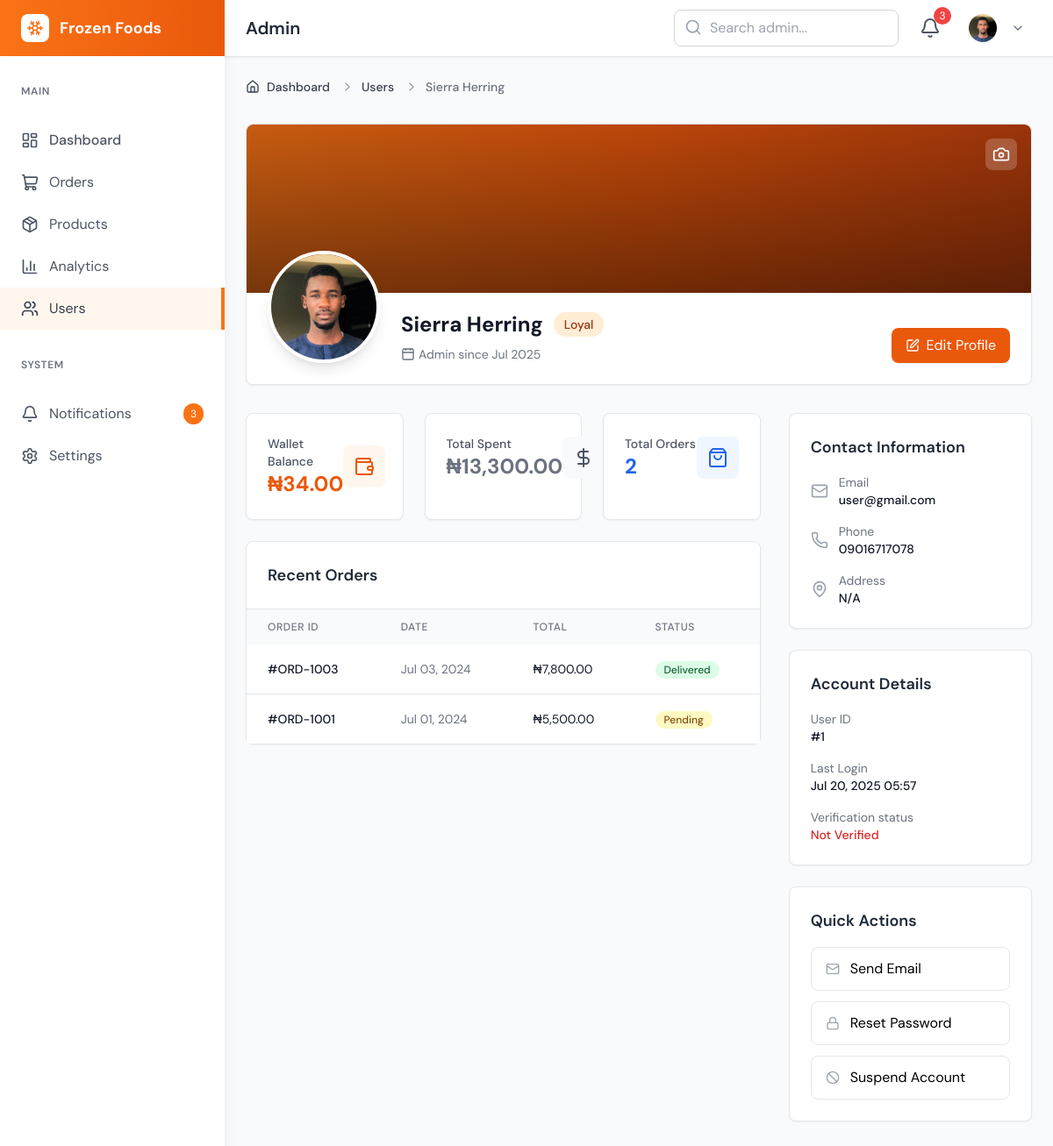
Screenshot of /admin/view-user.php?id=1 with the database file from the repository.
### tables this page shows
CREATE TABLE `users` (
  `id` bigint(20) UNSIGNED NOT NULL,
  `email` varchar(255) NOT NULL,
  `phone` varchar(20) NOT NULL,
  `first_name` varchar(100) NOT NULL,
  `last_name` varchar(100) NOT NULL,
  `avatar` varchar(255) NOT NULL DEFAULT 'default.png',
  `password_hash` varchar(255) NOT NULL,
  `address` varchar(255) DEFAULT NULL,
  `role` enum('loyal','regular') NOT NULL,
  `status` enum('Active','Inactive','Suspended','Pending') NOT NULL DEFAULT 'Active',
  `verified` enum('verified','unverified') NOT NULL DEFAULT 'unverified',
  `created_at` timestamp NOT NULL DEFAULT current_timestamp(),
  `updated_at` timestamp NOT NULL DEFAULT current_timestamp(),
  `last_login` timestamp NOT NULL DEFAULT current_timestamp()
);

CREATE TABLE `wallets` (
  `id` int(11) NOT NULL,
  `user_id` int(11) NOT NULL,
  `balance` decimal(10,2) NOT NULL,
  `email` varchar(255) NOT NULL,
  `phone` varchar(11) NOT NULL,
  `created_at` timestamp NOT NULL DEFAULT current_timestamp(),
  `updated_at` timestamp NOT NULL DEFAULT current_timestamp()
);

CREATE TABLE `orders` (
  `id` bigint(20) UNSIGNED NOT NULL,
  `product_id` int(11) NOT NULL,
  `order_number` varchar(50) DEFAULT NULL,
  `user_id` int(11) NOT NULL,
  `delivery_fee` decimal(10,2) DEFAULT 0.00,
  `total_amount` decimal(10,2) NOT NULL,
  `status` enum('processing','pending','delivered','cancelled') DEFAULT NULL,
  `created_at` timestamp NOT NULL DEFAULT current_timestamp(),
  `updated_at` timestamp NOT NULL DEFAULT current_timestamp()
);

### admin/view-user.php (the view, shortened to what the rows shown need)
<?php
require __DIR__ . '/../config/database.php';
require __DIR__ . '/util/utilities.php';
require __DIR__ . '/partials/headers.php';
$user_id = isset($_GET['id']) ? (int)$_GET['id'] : 0;
$user = getUserById($pdo, $user_id);
$userOrders = getUserOrders($pdo, $user_id, 5);
$userWallet = getUserWallet($pdo, $user_id);
$orders = $userOrders['orders'];
?>
<body class="bg-gray-50 font-sans">
    <div class="main-content lg:ml-64">
        <?php require __DIR__ . '/partials/top-navbar.php'; ?>
        <main class="p-6">
            <div class="mb-8">
                <nav class="flex" aria-label="Breadcrumb">
                    <ol class="inline-flex items-center space-x-1 md:space-x-3">
                        <li aria-current="page">
                            <div class="flex items-center">
                                <i data-lucide="chevron-right" class="w-4 h-4 text-gray-400"></i>
                                <span class="ml-1 text-sm font-medium text-gray-500 md:ml-2"><?= htmlspecialchars($user['first_name'] . ' ' . $user['last_name']) ?></span>
                            </div>
                        </li>
                    </ol>
                </nav>
            </div>
            <div class="bg-white rounded-lg shadow-sm border border-gray-200 mb-8">
                <div class="relative">
                    <div class="relative px-6 py-4 pb-6">
                        <div class="flex flex-col sm:flex-row sm:items-end sm:space-x-6">
                            <div class="relative -mt-16 mb-4 sm:mb-0">
                                <img src="../assets/uploads/<?= htmlspecialchars($user['avatar']) ?>"
                                    alt="<?= htmlspecialchars($user['first_name'] . ' ' . $user['last_name']) ?>"
                                    class="w-32 h-32 rounded-full border-4 border-white shadow-lg object-cover">
                            </div>
                            <div class="flex-1">
                                <div class="flex items-center space-x-3 mb-2">
                                    <h1 class="text-2xl font-bold text-gray-900" id="fullName">
                                        <?= htmlspecialchars($user['first_name'] . ' ' . $user['last_name']) ?>
                                    </h1>
                                    <span class="bg-orange-100 text-orange-800 px-3 py-1 rounded-full text-sm font-medium">
                                        <?= htmlspecialchars(ucwords($user['role'])) ?>
                                    </span>
                                </div>
                                <div class="flex flex-wrap items-center gap-4 text-sm text-gray-500">
                                    <div class="flex items-center">
                                        <i data-lucide="calendar" class="w-4 h-4 mr-1"></i>
                                        Admin since <?= date('M Y', strtotime($user['created_at'])) ?>
                                    </div>
                                </div>
                            </div>
                        </div>
                    </div>
                </div>
            </div>
            <div class="grid grid-cols-1 lg:grid-cols-3 gap-8 mb-8">
                <div class="lg:col-span-2 space-y-6">
                    <div class="grid grid-cols-1 md:grid-cols-3 gap-6">
                        <div class="bg-white rounded-lg shadow-sm p-6 border border-gray-200">
                            <div class="flex items-center justify-between">
                                <div>
                                    <p class="text-sm font-medium text-gray-600">Wallet Balance</p>
                                    <p class="text-2xl font-bold text-orange-600">₦<?= number_format((float)$userWallet['balance'], 2) ?></p>
                                </div>
                            </div>
                        </div>
                    </div>
                    <div class="bg-white rounded-lg shadow-sm border border-gray-200">
                        <div class="overflow-x-auto">
                            <table class="w-full">
                                <thead class="bg-gray-50">
                                    <tr>
                                        <th class="px-6 py-3 text-left text-xs font-medium text-gray-500 uppercase tracking-wider">Order ID</th>
                                        <th class="px-6 py-3 text-left text-xs font-medium text-gray-500 uppercase tracking-wider">Date</th>
                                        <th class="px-6 py-3 text-left text-xs font-medium text-gray-500 uppercase tracking-wider">Total</th>
                                        <th class="px-6 py-3 text-left text-xs font-medium text-gray-500 uppercase tracking-wider">Status</th>
                                    </tr>
                                </thead>
                                <tbody class="bg-white divide-y divide-gray-200">
                                    <?php if (empty($userOrders)): ?>
                                        <tr>
                                            <td colspan="4" class="px-6 py-8 text-center text-gray-500">
                                                <i data-lucide="shopping-bag" class="w-12 h-12 mx-auto mb-4 text-gray-300"></i>
                                                <p>No orders found</p>
                                            </td>
                                        </tr>
                                    <?php else: ?>
                                        <?php foreach ($orders as $order): ?>
                                            <tr class="hover:bg-gray-50">
                                                <td class="px-6 py-4 whitespace-nowrap text-sm font-medium text-gray-900">
                                                    #<?= htmlspecialchars($order['order_number']) ?>
                                                </td>
                                                <td class="px-6 py-4 whitespace-nowrap text-sm text-gray-500">
                                                    <?= date('M d, Y', strtotime($order['created_at'])) ?>
                                                </td>
                                                <td class="px-6 py-4 whitespace-nowrap text-sm text-gray-900">
                                                    ₦<?= number_format((float)$order['total_amount'], 2) ?>
                                                </td>
                                                <td class="px-6 py-4 whitespace-nowrap">
                                                    <span class="inline-flex items-center px-2.5 py-0.5 rounded-full text-xs font-medium
                                                        <?php
                                                        switch ($order['status']) {
                                                            case 'delivered':
                                                                echo 'bg-green-100 text-green-800';
                                                                break;
                                                            case 'pending':
                                                                echo 'bg-yellow-100 text-yellow-800';
                                                                break;
                                                        }
                                                        ?>">
                                                        <?= htmlspecialchars(ucfirst($order['status'])) ?>
                                                    </span>
                                                </td>
                                            </tr>
                                        <?php endforeach; ?>
                                    <?php endif; ?>
                                </tbody>
                            </table>
                        </div>
                    </div>
                </div>
                <div class="space-y-6">
                    <div class="bg-white rounded-lg shadow-sm border border-gray-200 p-6">
                        <div class="space-y-4">
                            <div class="flex items-center">
                                <div>
                                    <p class="text-sm text-gray-500">Email</p>
                                    <p class="text-sm font-medium text-gray-900"><?= htmlspecialchars($user['email']) ?></p>
                                </div>
                            </div>
                            <div class="flex items-center">
                                <div>
                                    <p class="text-sm text-gray-500">Phone</p>
                                    <p class="text-sm font-medium text-gray-900"><?= htmlspecialchars($user['phone'] ?? 'Not provided') ?></p>
                                </div>
                            </div>
                            <div class="flex items-center">
                                <div>
                                    <p class="text-sm text-gray-500">Address</p>
                                    <p class="text-sm font-medium text-gray-900"><?= htmlspecialchars($user['address'] ?? 'N/A') ?></p>
                                </div>
                            </div>
                        </div>
                    </div>
                    <div class="bg-white rounded-lg shadow-sm border border-gray-200 p-6">
                        <div class="space-y-4">
                            <div>
                                <p class="text-sm text-gray-500">User ID</p>
                                <p class="text-sm font-medium text-gray-900">#<?= htmlspecialchars($user['id']) ?></p>
                            </div>
                            <div>
                                <p class="text-sm text-gray-500">Last Login</p>
                                <p class="text-sm font-medium text-gray-900">
                                    <?= $user['last_login'] ? date('M d, Y H:i', strtotime($user['last_login'])) : 'Never' ?>
                                </p>
                            </div>
                        </div>
                    </div>
                </div>
            </div>
        </main>
    </div>
</body>
</html>

### rows the page displays
users: first_name+last_name "Sierra Herring", avatar (placeholder picture), role "Loyal", created_at "Jul 2025", email "user@gmail.com", phone "09016717078", address "N/A", id "1", last_login "Jul 20, 2025 05:57"
wallets: balance "34.00"
orders: order_number "ORD-1003", created_at "Jul 03, 2024", total_amount "7,800.00", status "Delivered"
orders: order_number "ORD-1001", created_at "Jul 01, 2024", total_amount "5,500.00", status "Pending"

### other values shown
$page_title "Admin"
$userOrders['total_spent'] "13,300.00"
$userOrders['order_count'] "2"
